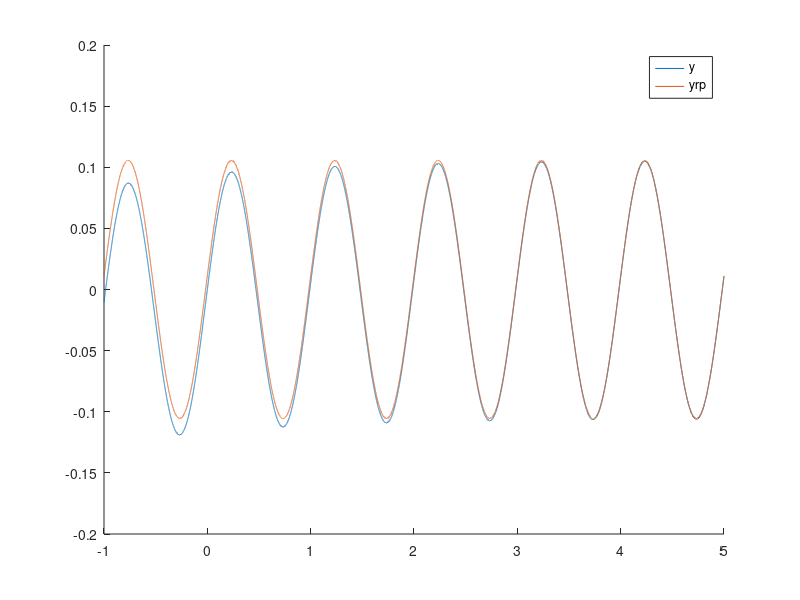

MATLAB code for this plot:
clearvars
close all
clc

A = 1;
f = 1;
w = 2 * pi * f;
R = 150;
C = 0.01;

T = 1e-4;
t = -1:T:5;

x = A * cos(w * t) .* (t >= 0);
H = 1 / (1 + 1j * w * R * C);
yrp = abs(H) * A * cos(w * t + angle(H));
ytr = - (exp(-t ./ (R * C)) ./ (1 + (w * R * C) ^ 2));
y = yrp + ytr;

figure(1)
hold on
plot(t, y);
plot(t, yrp);
legend('y', 'yrp')